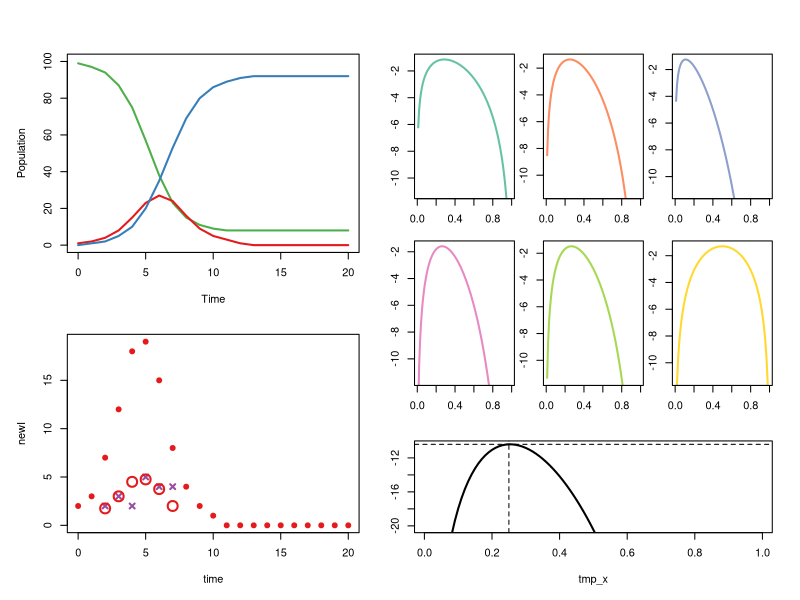

This chart was generated by the following R code:
rm(list = ls())
require(RColorBrewer)

true_beta = 2
true_gamma = 1
true_rho = 0.25
true_i0 = 0.01
true_rho = 0.25
true_N = 100

guess_beta = 1.8
guess_gamma = 1.1

obs_weeks = 2:7

drho <- 0.01
rho_vec <- seq(drho, 1 - drho, by = drho)

complete_pars <- function(beta = guess_beta, gamma = guess_gamma, N = true_N, 
                          i0 = true_i0, rho = true_rho, duration = 20, dt = 1){
  pars = data.frame(beta = beta, gamma = gamma, N = N,
                    i0 = i0, rho = rho, duration = duration, dt = dt)
  return(pars)
}

run_SIR <- function(pars){
  beta = pars[['beta']]
  gamma = pars[['gamma']]
  N = pars[['N']]
  i0 = pars[['i0']]
  rho = pars[['rho']]
  dt = pars[['dt']]
  duration = pars[['duration']]
  dt = pars[['dt']]
  times = seq(0,duration, by = dt)
  SIR_df = data.frame(time = times, 
                      S = 0, I = 0, R = 0, newI = 0, newC = 0)
  SIR_df$I[1] <- round(i0*N)
  SIR_df$S[1] <- N - SIR_df$I[1]
  
  for (t_num in seq_along(head(times, -1))){
    S = SIR_df$S[t_num]
    I = SIR_df$I[t_num]
    R = SIR_df$R[t_num]
    #
    newI = round(S * (1 - exp(-beta * I / N * dt)))
    newR = round(I * (1 - exp(-gamma * dt)))
    newC = rbinom(1, newI, prob = rho)
    #
    SIR_df$S[t_num + 1] = S - newI
    SIR_df$I[t_num + 1] = I + newI - newR
    SIR_df$R[t_num + 1] = R + newR
    SIR_df$newI[t_num] = newI
    SIR_df$newC[t_num] = newC
  }
  return(SIR_df)
}

true_pars = complete_pars(beta = true_beta, gamma = true_gamma)
true_df = run_SIR(true_pars)



SIR_COLS = brewer.pal(4, 'Set1')[c(3, 1, 2, 4)]

LL_COLS = brewer.pal(length(obs_weeks), 'Set2')

obs_df <- true_df[which(true_df$time %in% obs_weeks), c("time", "newC")]

plot_sir = function(df, rho){
  time = df[['time']]
  S = df[['S']]
  I = df[['I']]
  R = df[['R']]
  newI = df[['newI']]
  
  obs_weeks = obs_df[['time']]
  #
  plot(time, S, type = 'l', xlab = 'Time', ylab = 'Population', ylim = c(0, max(S+I+R)), lwd = 2, col = SIR_COLS[1])
  lines(time, I, lwd = 2, col = SIR_COLS[2])
  lines(time, R, lwd = 2, col = SIR_COLS[3])
  #
  obs_locs <- which(time %in% obs_weeks)
  plot(time, newI, col = SIR_COLS[2], pch = 19)
  points(obs_df$time, obs_df$newC, col = SIR_COLS[4], pch = 4, lwd = 2)
  points(time[obs_locs], rho * newI[obs_locs], col = SIR_COLS[2], cex = 2, lwd = 2)
}


plot_single_likelihood_cont <- function(newI, newC, o_num){
  tmp_x <- rho_vec
  tmp_y <- dbinom(newC, newI, prob = rho_vec, log = TRUE)
  YMAX <- max(tmp_y)
  YMIN <- max(tmp_y) - 10
  YLIM = c(YMIN, YMAX)
  plot(tmp_x, tmp_y, ylim = YLIM, col = LL_COLS[o_num], type = 'l', lwd = 2)
}

get_mle <- function(df, obs_df){
  obs_weeks = obs_df[['time']]
  df = df[which(df[['time']] %in% obs_weeks),]
  
  log_lik <- sapply(rho_vec, function(x){
    sum(dbinom(obs_df[['newC']], df[['newI']], prob = x, log = TRUE))
  })
  mle <- rho_vec[which.max(log_lik)]
  return(mle)
}

plot_total_likelihood_cont <- function(df, obs_df, logl = TRUE){
  obs_weeks = obs_df[['time']]
  df = df[which(df[['time']] %in% obs_weeks),]
  
  tmp_x <- rho_vec
  
  
  if (logl){
    tmp_y <- sapply(rho_vec, function(x){
      sum(dbinom(obs_df[['newC']], df[['newI']], prob = x, log = TRUE))
    })
    YMAX <- max(tmp_y)
    YMIN <- max(tmp_y) - 10
  } else {
    tmp_y <- sapply(rho_vec, function(x){
      prod(dbinom(obs_df[['newC']], df[['newI']], prob = x, log = FALSE))
    })
    YMAX <- max(tmp_y)
    YMIN <- 0
  }
  
  
  plot(tmp_x, tmp_y, ylim = c(YMIN,YMAX), lwd = 2, col = 1, type = 'l')
  mle <- rho_vec[which.max(tmp_y)]
  abline(v = mle, lty = 2)
  abline(h = max(tmp_y), lty = 2)
}

plot_obs <- function(rho, df, obs_df){
  obs_weeks = obs_df[['time']]
  for (o_num in seq_along(obs_weeks)){
    tmp_newI <- df$newI[which(df$time == obs_weeks[o_num])]
    tmp_newC <- obs_df$newC[which(obs_df$time == obs_weeks[o_num])]
    plot_single_likelihood_cont(newI = tmp_newI, newC = tmp_newC, o_num = o_num)
  }
}

make_plot <- function(pars, obs_df){
  panels = c(1, 3, 4, 5, 1, 3, 4, 5,
             1, 6, 7, 8, 2, 6, 7, 8,
             2, 9, 9, 9, 2, 9, 9, 9)
  
  df = run_SIR(pars)
  rho = pars[['rho']]

  layout(matrix(panels, 6, 4, byrow = TRUE),
         widths = c(3,1,1,1)) 
  par(mar=c(5.1,5.1,1.1,2.1), oma = c(0,0,3,2))
  plot_sir(df, rho)
  par(mar=c(2.1,2.1,1.1,.1))  
  plot_obs(rho, df, obs_df)
  #
  par(mar = c(5.1,2.1,2.1,.1))
  plot_total_likelihood_cont(df, obs_df, logl = TRUE)
}




# Start with rho from previous page
pars = complete_pars(beta = guess_beta, gamma = guess_gamma)
df = run_SIR(pars)
pars[['rho']] = get_mle(df, obs_df)

make_plot(pars, obs_df)




